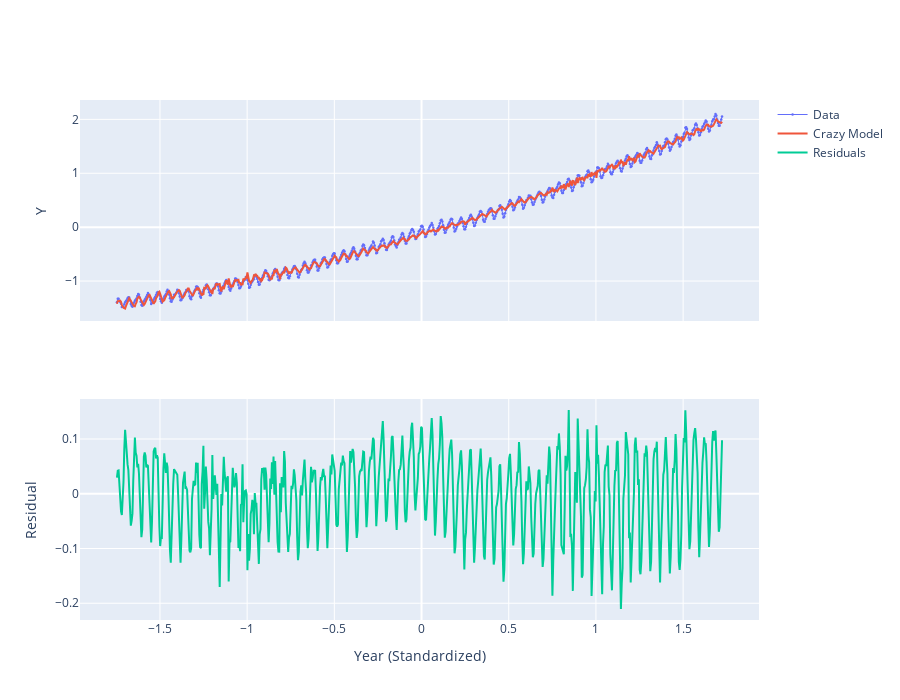

The code cell stored with this chart in its notebook:
### Code cell
# Visualize predictions
fig = make_subplots(rows=2, cols=1, shared_xaxes=True)
fig.add_trace(go.Scatter(x=xs.flatten(), y=ys.flatten(), name="Data",
                         mode="markers+lines", 
                         marker=go.scatter.Marker(size=2.5),
                         line=go.scatter.Line(width=1)), row=1, col=1)
fig.add_trace(go.Scatter(x=xs.flatten(), y=yhat.detach().flatten(), 
                         name='Crazy Model' ),
              row=1, col=1)
# Bottom Plot

fig.add_trace(go.Scatter(x=xs.flatten(), y=residual, name='Residuals'),
              row=2, col=1)
# Axis Labels
fig.update_xaxes(title_text="Year (Standardized)", row=2, col=1)
fig.update_yaxes(title_text="Y", row=1, col=1)
fig.update_yaxes(title_text="Residual", row=2, col=1)
fig.update_layout(height=700)

### Figure 1 — Plotly figure (JSON) as saved in the notebook; plotly's stock layout.template omitted (floating-point values rounded to 4 significant figures; data arrays with more than 128 entries replaced by an {"elided": "..."} marker saying what was removed)
{"data": [{"line": {"width": 1}, "marker": {"size": 2.5}, "mode": "markers+lines", "name": "Data", "type": "scatter", "x": {"elided": "736 float values"}, "xaxis": "x", "y": {"elided": "736 float values"}, "yaxis": "y"}, {"name": "Crazy Model", "type": "scatter", "x": {"elided": "736 float values"}, "xaxis": "x", "y": {"elided": "736 float values"}, "yaxis": "y"}, {"name": "Residuals", "type": "scatter", "x": {"elided": "736 float values"}, "xaxis": "x2", "y": {"elided": "736 float values"}, "yaxis": "y2"}], "layout": {"height": 700, "xaxis": {"anchor": "y", "domain": [0, 1], "matches": "x2", "showticklabels": false}, "xaxis2": {"anchor": "y2", "domain": [0, 1], "title": {"text": "Year (Standardized)"}}, "yaxis": {"anchor": "x", "domain": [0.575, 1], "title": {"text": "Y"}}, "yaxis2": {"anchor": "x2", "domain": [0, 0.425], "title": {"text": "Residual"}}}}
